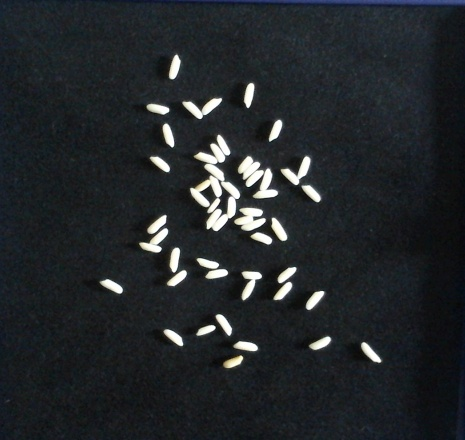
#> input picture sample.jpg, 465 x 440 px
$ python first.py sample.jpg   (older library calls are emulated)
#> lines starting #> are read from the running program, lines starting #| are printed output that depends on the picture; after the words box and inside, x2 and y2 are one past the last pixel; in counts of white or black regions, pixels touching at a corner belong together
from imutils import contours
import imutils
import cv2
import numpy as np
from numpy.core.fromnumeric import reshape
import matplotlib.pyplot as plt
from numpy.lib.type_check import imag
import sys
from imutils import perspective
from scipy.spatial import distance as dist

def midpoint(ptA, ptB):
	return ((ptA[0] + ptB[0]) * 0.5, (ptA[1] + ptB[1]) * 0.5)

filename = sys.argv[1]
image = cv2.imread(filename)
#> image is the input picture: shape (440, 465, 3); mean B, G, R 42.7, 39.7, 35.8
img = image.copy()
gray = cv2.cvtColor(image, cv2.COLOR_BGR2GRAY)
gray = cv2.GaussianBlur(gray, (7, 7), 0)
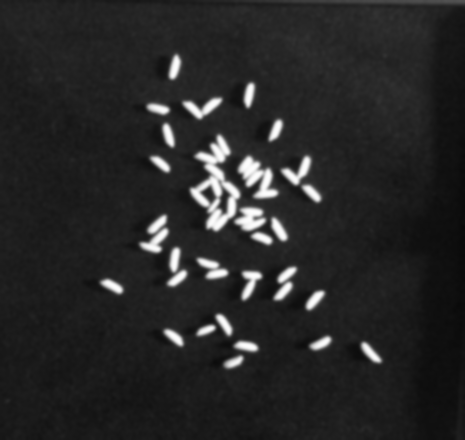
#> gray: shape (440, 465); min 9, max 254, mean 38.9

edged = cv2.Canny(gray, 50, 100)
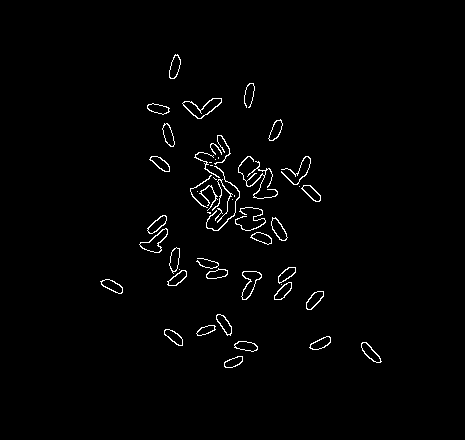
#> edged: shape (440, 465); 1.5% white in thin lines or dots, all inside (x1, y1, x2, y2) = (100, 54, 382, 368)
edged = cv2.dilate(edged, None, iterations=1)
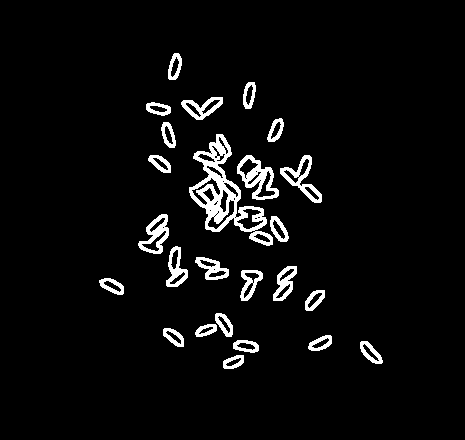
#> edged: shape (440, 465); 4.7% white; 25 white regions, largest, box (x1, y1, x2, y2) and area: (189, 134, 273, 246) 2597, (237, 155, 279, 200) 765, (280, 155, 322, 203) 589
edged = cv2.erode(edged, None, iterations=1)
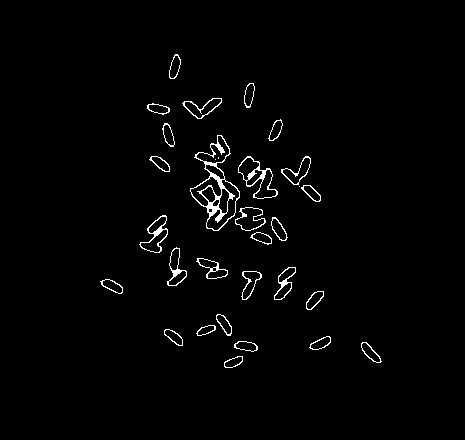
#> edged: shape (440, 465); 1.7% white in thin lines or dots, all inside (x1, y1, x2, y2) = (100, 54, 382, 368)

cnts = cv2.findContours(edged.copy(), cv2.RETR_EXTERNAL,
	cv2.CHAIN_APPROX_SIMPLE)
#> cnts = 29 contours, 1 with area under 20; largest, box (x1, y1, x2, y2) and area: (190, 135, 240, 231) 2262, (238, 156, 278, 199) 810, (139, 215, 168, 253) 501, (235, 207, 266, 231) 447, (182, 98, 222, 119) 364
cnts = imutils.grab_contours(cnts)

(cnts, _) = contours.sort_contours(cnts)

pixelsPerMetric = None

size = 0
for c in cnts:
	if cv2.contourArea(c) < 20 :
			continue
	size += 1
#> this loop made 29 passes
#> c on pass 25: [[299, 186]]
#> after the loop, size = 28
W = [0]*size
#> W = 28 values from 0 to 0
H = [0]*size
#> H = 28 values from 0 to 0


print(size)
#| 28


pos = 0
first = True
for c in cnts:
	if first is False:
		if cv2.contourArea(c) < 20 :
			continue

	# print(cv2.contourArea(c))
	orig = image.copy()
	box = cv2.minAreaRect(c)
	box = cv2.cv.BoxPoints(box) if imutils.is_cv2() else cv2.boxPoints(box)
	box = np.array(box, dtype="int")

	box = perspective.order_points(box)
	cv2.drawContours(orig, [box.astype("int")], -1, (0, 255, 64), 2)

	for (x, y) in box:
		cv2.circle(orig, (int(x), int(y)), 5, (0, 255, 64), -1)


	(tl, tr, br, bl) = box
	(tltrX, tltrY) = midpoint(tl, tr)
	(blbrX, blbrY) = midpoint(bl, br)

	(tlblX, tlblY) = midpoint(tl, bl)
	(trbrX, trbrY) = midpoint(tr, br)

	cv2.circle(orig, (int(tltrX), int(tltrY)), 0, (0, 255, 64), 0)
	cv2.circle(orig, (int(blbrX), int(blbrY)), 0, (0, 255, 64), 0)
	cv2.circle(orig, (int(tlblX), int(tlblY)), 0, (0, 255, 64), 0)
	cv2.circle(orig, (int(trbrX), int(trbrY)), 0, (0, 255, 64), 0)

	cv2.line(orig, (int(tltrX), int(tltrY)), (int(blbrX), int(blbrY)),
		(255, 255, 255), 1)
	cv2.line(orig, (int(tlblX), int(tlblY)), (int(trbrX), int(trbrY)),
		(255, 255, 255), 1)

	dA = dist.euclidean((tltrX, tltrY), (blbrX, blbrY))
	dB = dist.euclidean((tlblX, tlblY), (trbrX, trbrY))

	if pixelsPerMetric is None:
		pixelsPerMetric = dB / 0.787402

	dimA = dA / pixelsPerMetric
	dimB = dB / pixelsPerMetric


	# dimA is width
	# dimB is height
	if dimA < dimB:
		# print("swap")
		temp = dimA
		dimA = dimB
		dimB = temp

	width = round(dimA * 25.4,2)
	height = round(dimB * 25.4,2)
	if first is False:
		W[pos] = width
		H[pos] = height
		pos += 1
		print("rice_"+str(pos))

	first = False
	print("width:"+str(width)+"mm")
	print("height:"+str(height)+"mm")
	cv2.putText(orig, "{:.2f}mm".format(dimA * 25.4),
		(int(tltrX - 10), int(tltrY - 10)), cv2.FONT_HERSHEY_SIMPLEX,
		0.65, (255, 255, 255), 2)
	cv2.putText(orig, "{:.2f}mm".format(dimB * 25.4),
		(int(trbrX + 10), int(trbrY)), cv2.FONT_HERSHEY_SIMPLEX,
		0.65, (255, 255, 255), 2)


	cv2.imshow("Measuring_Size_Image", orig)
	cv2.waitKey(0)
#> this loop made 29 passes
#> (tl, tr, br, bl, tltrX, tltrY, blbrX, blbrY) on pass 1: ([102, 275], [124, 286], [120, 294], [98, 283], 113, 280.5, 109, 288.5)
#> (tl, tr, br, bl, tltrX, tltrY, blbrX, blbrY) on passes 3, 4, 6, 9, 11, 12: ([147, 101], [170, 107], [167, 115], [145, 109], 158.5, 104, 156, 112), ([154, 151], [172, 167], [166, 174], [148, 158], 163, 159, 157, 166), ([168, 325], [185, 340], [179, 347], [161, 332], 176.5, 332.5, 170, 339.5), ([181, 101], [220, 97], [222, 115], [183, 119], 200.5, 99, 202.5, 117), ([194, 328], [214, 323], [216, 330], [196, 336], 204, 325.5, 206, 333), ([197, 256], [229, 265], [224, 282], [192, 273], 213, 260.5, 208, 277.5)
#> (printed output is left out)
#> pass 1, `cv2.imshow("Measuring_Size_Image", orig)`:
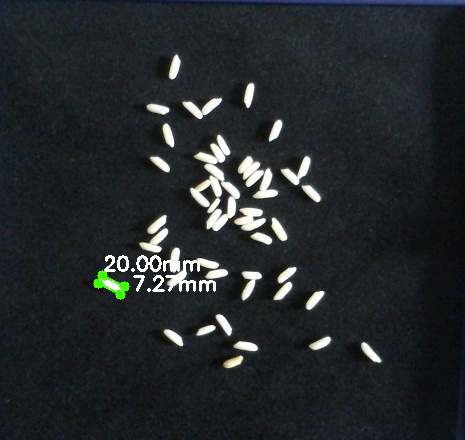
#> window 'Measuring_Size_Image': shape (440, 465, 3); mean B, G, R 43.8, 41.3, 37.1
#> pass 2, `cv2.imshow("Measuring_Size_Image", orig)`:
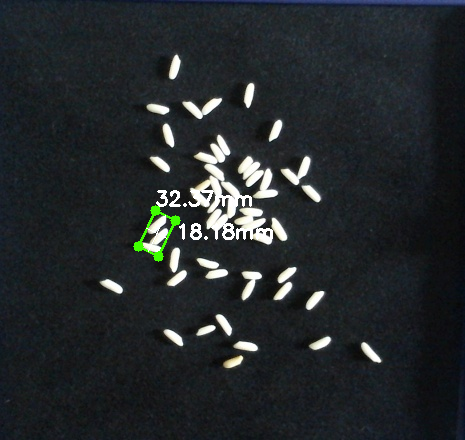
#> window 'Measuring_Size_Image': shape (440, 465, 3); mean B, G, R 43.7, 41.4, 37

if 0 in W or H:
	while 0 in W :
		W.remove(0)
#> this loop made 1 pass
	while 0 in H :
		H.remove(0)

# print(len(W))
print(W)
#| [32.37, 18.93, 19.58, 19.83, 18.74, 31.11, 20.12, 31.88, 75.54, 16.87, 27.03, 19.85, 16.46, 19.14, 24.39, 39.39, 22.8, 20.19, 18.13, 19.03, 21.65, 29.38, 26.55, 18.4, 19.55, 18.73, 21.85]
print(H)
#| [18.18, 6.82, 7.5, 7.2, 7.77, 15.13, 7.5, 14.73, 38.37, 6.31, 14.41, 7.67, 6.95, 7.5, 18.7, 23.5, 15.88, 7.42, 7.33, 7.71, 8.13, 12.62, 17.46, 6.9, 8.05, 7.82, 7.5]

a=[5,5.5,6,6.5,7,7.5,8]
b=[1.8,1.9,2,2.1,2.2,2.3,2.4,2.5,2.6]

plt.title("Rice Width")
plt.xlabel('Width(mm)')
plt.ylabel('Counts')
plt.grid(axis='y', alpha=0.75)
plt.hist(W,a)
plt.show()
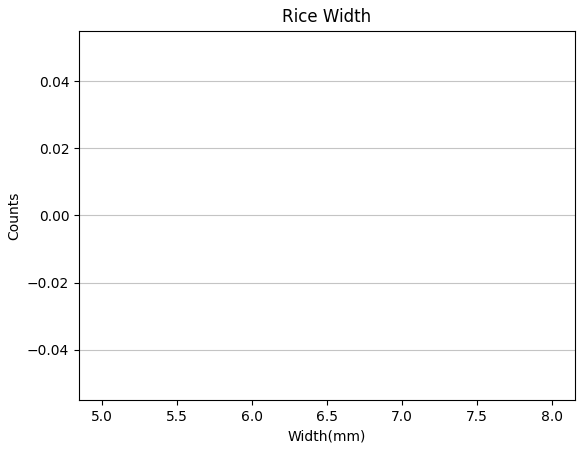
#> figure drawn by matplotlib, 1 panel
plt.title("Rice Heigth")
plt.xlabel('Heigth(mm)')
plt.ylabel('Counts')
plt.grid(axis='y', alpha=0.75)
plt.hist(H,b)
plt.show()

$ run again, on black.jpg
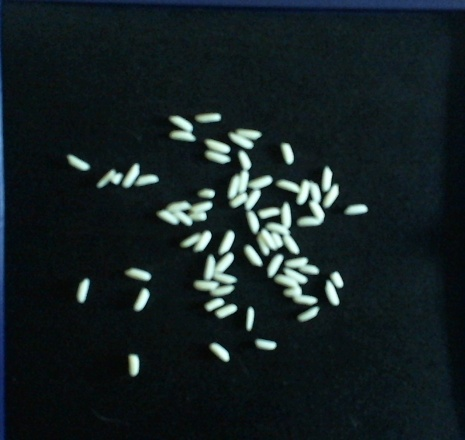
#> input picture black.jpg, 465 x 440 px
#> image is the input picture: shape (440, 465, 3); mean B, G, R 35.3, 32.7, 21.8
#> `edged = cv2.erode(edged, None, iterations=1)`:
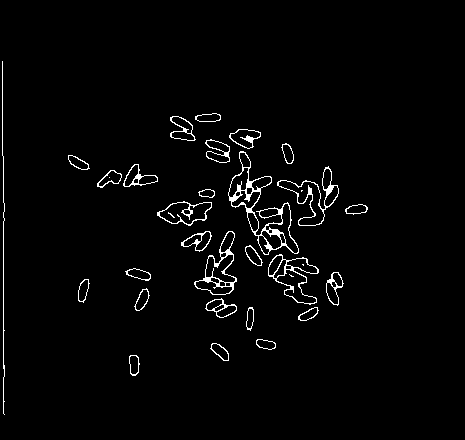
#> edged: shape (440, 465); 2.4% white in thin lines or dots, all inside (x1, y1, x2, y2) = (2, 61, 368, 415)
#> cnts = 28 contours, 1 with area under 20; largest, box (x1, y1, x2, y2) and area: (228, 151, 299, 255) 2458, (268, 254, 319, 305) 1246, (277, 166, 339, 226) 1238, (194, 231, 237, 295) 1226, (157, 201, 212, 226) 829
#> the loop `for c in cnts:` made 28 passes
#> after the loop `for c in cnts:`: size = 27
#> W = 27 values from 0 to 0
#| 27
#> the loop `for c in cnts:` made 28 passes
#> (tl, tr, br, bl, tltrX, tltrY, blbrX, blbrY) on passes 2, 4, 5, 6, 8: ([69, 152], [90, 164], [86, 172], [64, 160], 79.5, 158, 75, 166), ([95, 184], [113, 166], [124, 177], [106, 195], 104, 175, 115, 186), ([121, 165], [155, 162], [157, 183], [123, 186], 138, 163.5, 140, 184.5), ([126, 265], [151, 272], [149, 281], [124, 274], 138.5, 268.5, 136.5, 277.5), ([132, 308], [142, 286], [151, 290], [142, 312], 137, 297, 146.5, 301)
#> (printed output is left out)
#> pass 2, `cv2.imshow("Measuring_Size_Image", orig)`:
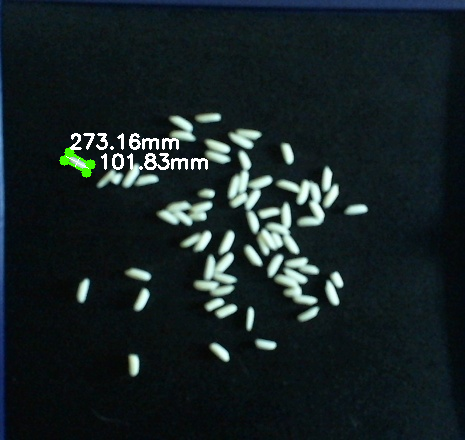
#> window 'Measuring_Size_Image': shape (440, 465, 3); mean B, G, R 36.8, 34.8, 23.6
#| [273.16, 263.7, 282.41, 378.66, 288.02, 221.88, 265.85, 599.49, 277.35, 350.82, 739.4, 277.35, 177.5, 330.08, 266.26, 255.7, 1295.39, 310.09, 264.63, 256.13, 226.27, 582.09, 646.12, 235.08, 248.07, 365.93, 247.14]
#| [101.83, 102.28, 172.58, 234.03, 102.28, 110.94, 114.35, 255.4, 266.26, 185.97, 417.02, 88.75, 88.75, 198.84, 255.16, 114.35, 544.62, 228.24, 104.66, 78.45, 102.28, 503.65, 589.76, 105.25, 99.23, 182.97, 105.98]

$ run again, on coin.jpg
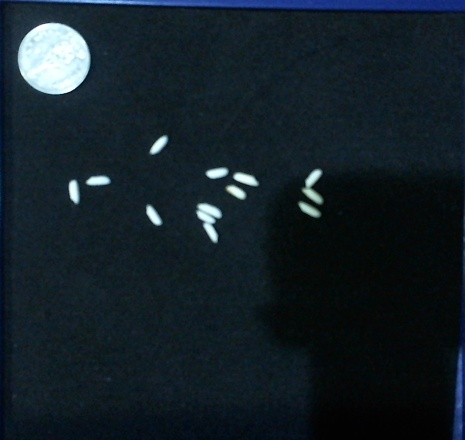
#> input picture coin.jpg, 465 x 440 px
#> image is the input picture: shape (440, 465, 3); mean B, G, R 39.6, 32.1, 20.3
#> `edged = cv2.dilate(edged, None, iterations=1)`:
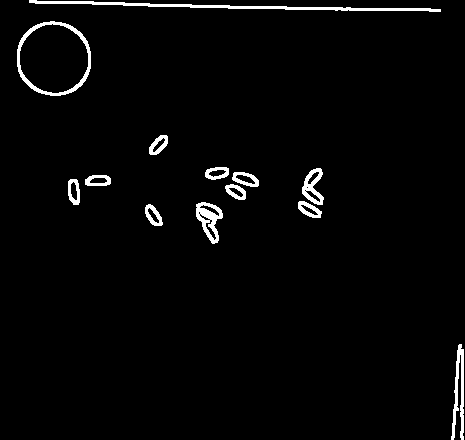
#> edged: shape (440, 465); 2.5% white; 13 white regions, largest, box (x1, y1, x2, y2) and area: (29, 0, 441, 12) 1261, (17, 21, 91, 96) 836, (451, 344, 464, 440) 603
#> cnts = 13 contours, 2 with area under 20; largest, box (x1, y1, x2, y2) and area: (18, 22, 90, 95) 4062, (197, 203, 222, 243) 489, (303, 169, 323, 204) 320, (233, 173, 258, 186) 184, (69, 180, 79, 204) 170
#> the loop `for c in cnts:` made 13 passes
#> after the loop `for c in cnts:`: size = 11
#> `W = [0]*size`: W = [0, 0, 0, 0, 0, 0, 0, 0, 0, 0, 0]
#| 11
#> the loop `for c in cnts:` made 13 passes
#> (tl, tr, br, bl, tltrX, tltrY, blbrX, blbrY) on passes 4, 5, 6, 8, 9: ([86, 176], [109, 176], [109, 184], [86, 184], 97.5, 176, 97.5, 184), ([150, 203], [162, 221], [155, 227], [142, 208], 156, 212, 148.5, 217.5), ([147, 149], [162, 133], [169, 140], [153, 155], 154.5, 141, 161, 147.5), ([205, 170], [226, 165], [228, 175], [206, 179], 215.5, 167.5, 217, 177), ([229, 181], [246, 192], [241, 200], [224, 189], 237.5, 186.5, 232.5, 194.5)
#> (printed output is left out)
#> after the loop `for c in cnts:`: H = [2.54, 2.25, 2.62, 2.59, 6.31, 2.71, 2.66, 2.67, 2.39, 5.22, 0]; W = [6.48, 6.48, 6.29, 6.17, 11.53, 6.19, 5.7, 7.13, 6.61, 9.59, 0]; pixelsPerMetric = 90.17; pos = 10; temp = 0.0943
#> the loop `while 0 in W :` made 1 pass
#> after the loop `while 0 in W :`: W = [6.48, 6.48, 6.29, 6.17, 11.53, 6.19, 5.7, 7.13, 6.61, 9.59]
#> the loop `while 0 in H :` made 1 pass
#> after the loop `while 0 in H :`: H = [2.54, 2.25, 2.62, 2.59, 6.31, 2.71, 2.66, 2.67, 2.39, 5.22]
#| [6.48, 6.48, 6.29, 6.17, 11.53, 6.19, 5.7, 7.13, 6.61, 9.59]
#| [2.54, 2.25, 2.62, 2.59, 6.31, 2.71, 2.66, 2.67, 2.39, 5.22]
#> `plt.show()`:
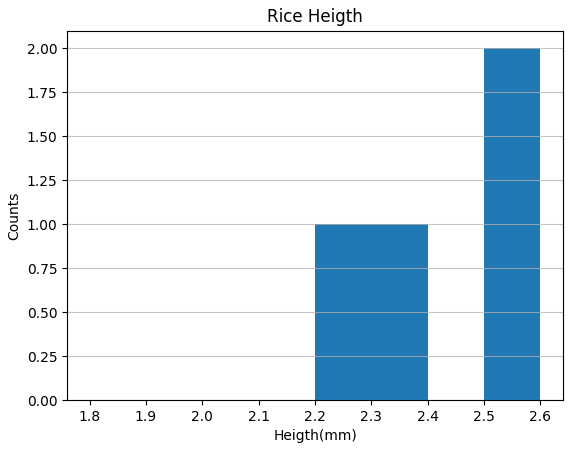
#> figure drawn by matplotlib, 1 panel; tallest bar 2 high, from x = 2.5 to 2.6
